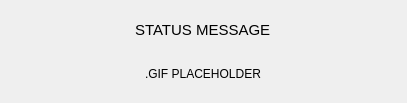
<?xml version="1.0" encoding="UTF-8"?>
<ui version="4.0">
 <class>LoadingStatusWidget</class>
 <widget class="QWidget" name="LoadingStatusWidget">
  <property name="geometry">
   <rect>
    <x>0</x>
    <y>0</y>
    <width>407</width>
    <height>103</height>
   </rect>
  </property>
  <property name="windowTitle">
   <string>Loading Status Dialog</string>
  </property>
  <layout class="QVBoxLayout" name="verticalLayout">
   <item alignment="Qt::AlignHCenter">
    <widget class="QLabel" name="status_message_label">
     <property name="font">
      <font>
       <pointsize>11</pointsize>
      </font>
     </property>
     <property name="text">
      <string>STATUS MESSAGE</string>
     </property>
    </widget>
   </item>
   <item alignment="Qt::AlignHCenter">
    <widget class="QLabel" name="status_image_placeholder_label">
     <property name="text">
      <string>.GIF PLACEHOLDER</string>
     </property>
    </widget>
   </item>
  </layout>
 </widget>
 <resources/>
 <connections/>
</ui>
